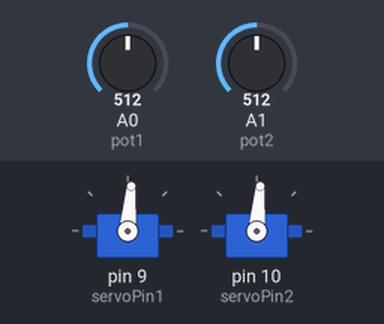
Bench run of a sketch on a simulated Arduino Uno, built with avr-gcc and run on an emulated ATmega328P. Parts: 2 × servo. The inputs (shaded band) are chosen by the test bench; at power-on: A0 (pot1) = 512, A1 (pot2) = 512.

Above: at 1.2 s.
1.3 s: A0 (pot1) set to 716
At 1.7 s:
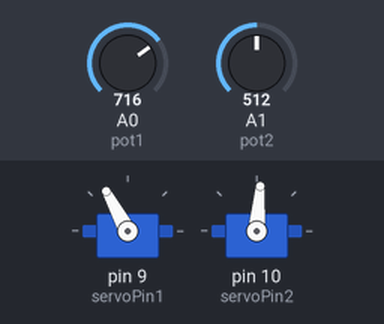
2.8 s: A1 (pot2) set to 716
At 4.0 s:
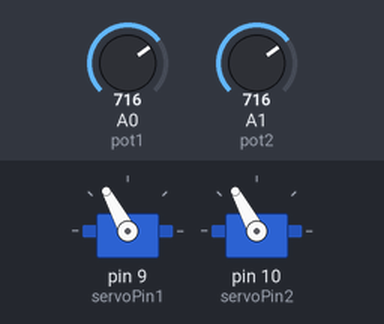
4.3 s: A0 (pot1) set to 900
At 4.7 s:
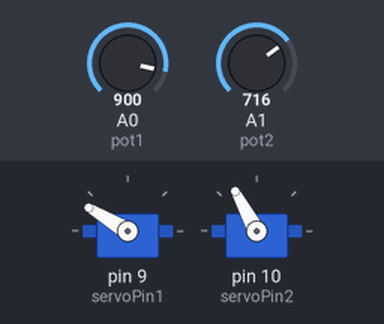
5.8 s: A1 (pot2) set to 900
At 7.0 s:
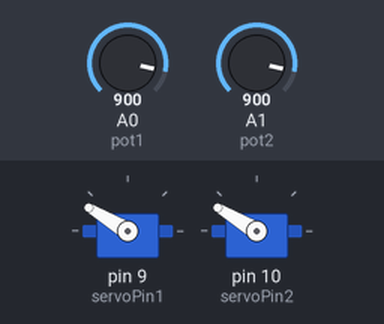
7.3 s: A0 (pot1) set to 1023
At 8.2 s:
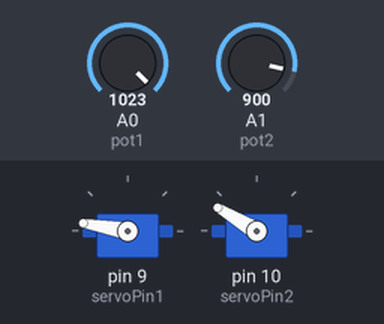
8.8 s: A1 (pot2) set to 1023
At 9.3 s:
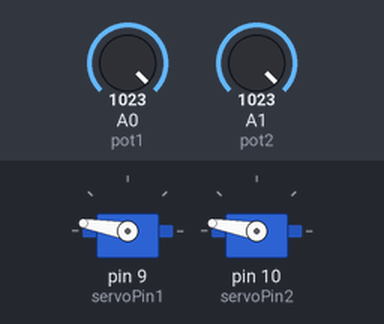
Timing chart, 0 to 11.3 s (numbered marks = the images above; inputs shaded):
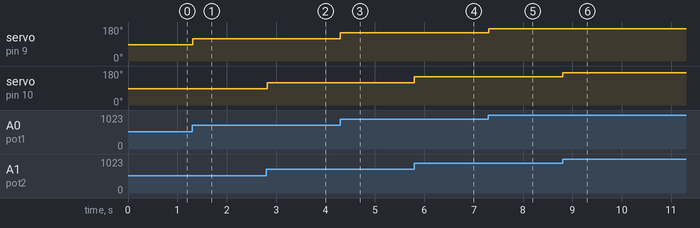

The sketch:

servosPotenciometro.ino
```cpp
//prueba para los controles de los servos para el movimiento del robot

#include <Servo.h>

// Definir pines de los potenciómetros
const int pot1 = A0;   // Primer potenciómetro en pin analógico A0
const int pot2 = A1;   // Segundo potenciómetro en pin analógico A1

// Definir pines de los servos
const int servoPin1 = 9;   // Primer servo en pin digital 9
const int servoPin2 = 10;  // Segundo servo en pin digital 10

Servo servo1;
Servo servo2;

void setup() {
  servo1.attach(servoPin1); // Conectar servo 1
  servo2.attach(servoPin2); // Conectar servo 2
}

void loop() {
  // Leer valores de los potenciómetros (0–1023)
  int val1 = analogRead(pot1);
  int val2 = analogRead(pot2);

  // Mapear valores a ángulos de servo (0–180 grados)
  int angle1 = map(val1, 0, 1023, 0, 170);
  int angle2 = map(val2, 0, 1023, 0, 170);

  // Mover servos
  servo1.write(angle1);
  servo2.write(angle2);

  delay(15); // Pequeña pausa para suavizar el movimiento
}
```

Measured:
- after the input at 1.3 s, servo on pin 9 (servoPin1): 85° → 118° at once
- after the input at 2.8 s, servo on pin 10 (servoPin2): 85° → 118° at once
- after the input at 4.3 s, servo on pin 9 (servoPin1): 118° → 149° at once
- after the input at 5.8 s, servo on pin 10 (servoPin2): 118° → 149° at once
- after the input at 7.3 s, servo on pin 9 (servoPin1): 149° → 170° at once
- after the input at 8.8 s, servo on pin 10 (servoPin2): 149° → 170° at once
